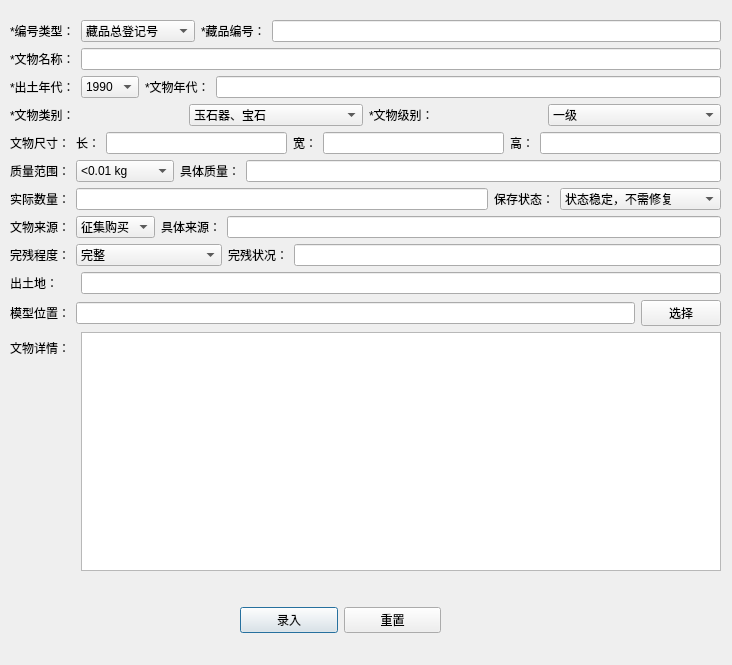
<?xml version="1.0" encoding="UTF-8"?>
<ui version="4.0">
 <class>Dialog</class>
 <widget class="QDialog" name="Dialog">
  <property name="geometry">
   <rect>
    <x>0</x>
    <y>0</y>
    <width>732</width>
    <height>665</height>
   </rect>
  </property>
  <property name="windowTitle">
   <string>录入模型</string>
  </property>
  <widget class="QWidget" name="horizontalLayoutWidget">
   <property name="geometry">
    <rect>
     <x>240</x>
     <y>590</y>
     <width>201</width>
     <height>61</height>
    </rect>
   </property>
   <layout class="QHBoxLayout" name="horizontalLayout">
    <item>
     <widget class="QPushButton" name="confirmBtn">
      <property name="text">
       <string>录入</string>
      </property>
     </widget>
    </item>
    <item>
     <widget class="QPushButton" name="resetBtn">
      <property name="text">
       <string>重置</string>
      </property>
     </widget>
    </item>
   </layout>
  </widget>
  <widget class="QWidget" name="formLayoutWidget">
   <property name="geometry">
    <rect>
     <x>10</x>
     <y>20</y>
     <width>711</width>
     <height>551</height>
    </rect>
   </property>
   <layout class="QFormLayout" name="formLayout">
    <item row="0" column="0" colspan="2">
     <layout class="QHBoxLayout" name="horizontalLayout_6">
      <item>
       <widget class="QLabel" name="label">
        <property name="text">
         <string>*编号类型：</string>
        </property>
       </widget>
      </item>
      <item>
       <widget class="QComboBox" name="comboBox">
        <item>
         <property name="text">
          <string>藏品总登记号</string>
         </property>
        </item>
        <item>
         <property name="text">
          <string>辅助账号</string>
         </property>
        </item>
        <item>
         <property name="text">
          <string>索书号</string>
         </property>
        </item>
        <item>
         <property name="text">
          <string>档案编号</string>
         </property>
        </item>
        <item>
         <property name="text">
          <string>固定资产登记号</string>
         </property>
        </item>
        <item>
         <property name="text">
          <string>出土(水)登记号</string>
         </property>
        </item>
        <item>
         <property name="text">
          <string>其他编号</string>
         </property>
        </item>
       </widget>
      </item>
      <item>
       <widget class="QLabel" name="label_2">
        <property name="text">
         <string>*藏品编号：</string>
        </property>
       </widget>
      </item>
      <item>
       <widget class="QLineEdit" name="lineEdit"/>
      </item>
     </layout>
    </item>
    <item row="1" column="0">
     <widget class="QLabel" name="nameLabel">
      <property name="text">
       <string>*文物名称：</string>
      </property>
     </widget>
    </item>
    <item row="1" column="1">
     <widget class="QLineEdit" name="name"/>
    </item>
    <item row="2" column="0" colspan="2">
     <layout class="QHBoxLayout" name="horizontalLayout_2">
      <property name="sizeConstraint">
       <enum>QLayout::SetDefaultConstraint</enum>
      </property>
      <item>
       <widget class="QLabel" name="discoverYearLabel">
        <property name="text">
         <string>*出土年代：</string>
        </property>
       </widget>
      </item>
      <item>
       <widget class="QComboBox" name="discoverYear">
        <item>
         <property name="text">
          <string>1990</string>
         </property>
        </item>
        <item>
         <property name="text">
          <string>1991</string>
         </property>
        </item>
        <item>
         <property name="text">
          <string>1992</string>
         </property>
        </item>
        <item>
         <property name="text">
          <string>未知</string>
         </property>
        </item>
       </widget>
      </item>
      <item>
       <widget class="QLabel" name="yearLabel">
        <property name="text">
         <string>*文物年代：</string>
        </property>
       </widget>
      </item>
      <item>
       <widget class="QLineEdit" name="year"/>
      </item>
     </layout>
    </item>
    <item row="4" column="0" colspan="2">
     <layout class="QHBoxLayout" name="horizontalLayout_5">
      <item>
       <widget class="QLabel" name="label_9">
        <property name="text">
         <string>*文物类别：</string>
        </property>
       </widget>
      </item>
      <item>
       <widget class="QComboBox" name="category">
        <item>
         <property name="text">
          <string>玉石器、宝石</string>
         </property>
        </item>
        <item>
         <property name="text">
          <string>陶器</string>
         </property>
        </item>
        <item>
         <property name="text">
          <string>瓷器</string>
         </property>
        </item>
        <item>
         <property name="text">
          <string>铜器</string>
         </property>
        </item>
        <item>
         <property name="text">
          <string>金银器</string>
         </property>
        </item>
        <item>
         <property name="text">
          <string>铁器、其他金属器</string>
         </property>
        </item>
        <item>
         <property name="text">
          <string>漆器</string>
         </property>
        </item>
        <item>
         <property name="text">
          <string>雕塑、造像</string>
         </property>
        </item>
        <item>
         <property name="text">
          <string>石器、石刻、砖瓦</string>
         </property>
        </item>
        <item>
         <property name="text">
          <string>书法、绘画</string>
         </property>
        </item>
        <item>
         <property name="text">
          <string>文具</string>
         </property>
        </item>
        <item>
         <property name="text">
          <string>甲骨</string>
         </property>
        </item>
        <item>
         <property name="text">
          <string>玺印符牌</string>
         </property>
        </item>
        <item>
         <property name="text">
          <string>牙骨角器</string>
         </property>
        </item>
        <item>
         <property name="text">
          <string>竹木雕</string>
         </property>
        </item>
        <item>
         <property name="text">
          <string>家具</string>
         </property>
        </item>
        <item>
         <property name="text">
          <string>珐琅器</string>
         </property>
        </item>
        <item>
         <property name="text">
          <string>织绣</string>
         </property>
        </item>
        <item>
         <property name="text">
          <string>古籍图书</string>
         </property>
        </item>
        <item>
         <property name="text">
          <string>碑帖拓本</string>
         </property>
        </item>
        <item>
         <property name="text">
          <string>武器</string>
         </property>
        </item>
        <item>
         <property name="text">
          <string>邮品</string>
         </property>
        </item>
        <item>
         <property name="text">
          <string>文件、宣传品</string>
         </property>
        </item>
        <item>
         <property name="text">
          <string>档案文书</string>
         </property>
        </item>
        <item>
         <property name="text">
          <string>乐器、法器</string>
         </property>
        </item>
        <item>
         <property name="text">
          <string>钱币</string>
         </property>
        </item>
        <item>
         <property name="text">
          <string>名人遗物</string>
         </property>
        </item>
        <item>
         <property name="text">
          <string>玻璃器</string>
         </property>
        </item>
        <item>
         <property name="text">
          <string>皮革</string>
         </property>
        </item>
        <item>
         <property name="text">
          <string>音像制品</string>
         </property>
        </item>
        <item>
         <property name="text">
          <string>票据</string>
         </property>
        </item>
        <item>
         <property name="text">
          <string>交通、运输工具</string>
         </property>
        </item>
        <item>
         <property name="text">
          <string>度量衡器</string>
         </property>
        </item>
        <item>
         <property name="text">
          <string>标本、化石</string>
         </property>
        </item>
        <item>
         <property name="text">
          <string>其他</string>
         </property>
        </item>
       </widget>
      </item>
      <item>
       <widget class="QLabel" name="label_10">
        <property name="lineWidth">
         <number>1</number>
        </property>
        <property name="text">
         <string>*文物级别：</string>
        </property>
       </widget>
      </item>
      <item>
       <widget class="QComboBox" name="level">
        <item>
         <property name="text">
          <string>一级</string>
         </property>
        </item>
        <item>
         <property name="text">
          <string>二级</string>
         </property>
        </item>
        <item>
         <property name="text">
          <string>三级</string>
         </property>
        </item>
        <item>
         <property name="text">
          <string>一般</string>
         </property>
        </item>
        <item>
         <property name="text">
          <string>未定级</string>
         </property>
        </item>
       </widget>
      </item>
     </layout>
    </item>
    <item row="5" column="0" colspan="2">
     <layout class="QHBoxLayout" name="horizontalLayout_4">
      <item>
       <widget class="QLabel" name="sizeLabel">
        <property name="text">
         <string>文物尺寸：</string>
        </property>
       </widget>
      </item>
      <item>
       <widget class="QLabel" name="lengthLabel">
        <property name="text">
         <string>长：</string>
        </property>
       </widget>
      </item>
      <item>
       <widget class="QLineEdit" name="length"/>
      </item>
      <item>
       <widget class="QLabel" name="widthLabel">
        <property name="text">
         <string>宽：</string>
        </property>
       </widget>
      </item>
      <item>
       <widget class="QLineEdit" name="width"/>
      </item>
      <item>
       <widget class="QLabel" name="heightLabel">
        <property name="text">
         <string>高：</string>
        </property>
       </widget>
      </item>
      <item>
       <widget class="QLineEdit" name="height"/>
      </item>
     </layout>
    </item>
    <item row="6" column="0" colspan="2">
     <layout class="QHBoxLayout" name="horizontalLayout_7">
      <property name="sizeConstraint">
       <enum>QLayout::SetDefaultConstraint</enum>
      </property>
      <item>
       <widget class="QLabel" name="label_3">
        <property name="text">
         <string>质量范围：</string>
        </property>
       </widget>
      </item>
      <item>
       <widget class="QComboBox" name="comboBox_2">
        <item>
         <property name="text">
          <string>&lt;0.01 kg</string>
         </property>
        </item>
        <item>
         <property name="text">
          <string>0.01-1 kg</string>
         </property>
        </item>
        <item>
         <property name="text">
          <string>1-50 kg</string>
         </property>
        </item>
        <item>
         <property name="text">
          <string>50-100kg</string>
         </property>
        </item>
        <item>
         <property name="text">
          <string>100-1000 kg</string>
         </property>
        </item>
        <item>
         <property name="text">
          <string>&gt;1000 kg</string>
         </property>
        </item>
       </widget>
      </item>
      <item>
       <widget class="QLabel" name="label_4">
        <property name="text">
         <string>具体质量：</string>
        </property>
       </widget>
      </item>
      <item>
       <widget class="QLineEdit" name="lineEdit_2"/>
      </item>
     </layout>
    </item>
    <item row="7" column="0" colspan="2">
     <layout class="QHBoxLayout" name="horizontalLayout_8">
      <item>
       <widget class="QLabel" name="label_5">
        <property name="text">
         <string>实际数量：</string>
        </property>
       </widget>
      </item>
      <item>
       <widget class="QLineEdit" name="lineEdit_3"/>
      </item>
      <item>
       <widget class="QLabel" name="label_6">
        <property name="text">
         <string>保存状态：</string>
        </property>
       </widget>
      </item>
      <item>
       <widget class="QComboBox" name="comboBox_3">
        <item>
         <property name="text">
          <string>状态稳定，不需修复</string>
         </property>
        </item>
        <item>
         <property name="text">
          <string>部分损腐，需要修复</string>
         </property>
        </item>
        <item>
         <property name="text">
          <string>腐蚀损毁严重，急需修复</string>
         </property>
        </item>
        <item>
         <property name="text">
          <string>已修复</string>
         </property>
        </item>
       </widget>
      </item>
     </layout>
    </item>
    <item row="8" column="0" colspan="2">
     <layout class="QHBoxLayout" name="horizontalLayout_9">
      <item>
       <widget class="QLabel" name="label_7">
        <property name="text">
         <string>文物来源：</string>
        </property>
       </widget>
      </item>
      <item>
       <widget class="QComboBox" name="comboBox_4">
        <item>
         <property name="text">
          <string>征集购买</string>
         </property>
        </item>
        <item>
         <property name="text">
          <string>接受捐赠</string>
         </property>
        </item>
        <item>
         <property name="text">
          <string>依法交换</string>
         </property>
        </item>
        <item>
         <property name="text">
          <string>拨交</string>
         </property>
        </item>
        <item>
         <property name="text">
          <string>移交</string>
         </property>
        </item>
        <item>
         <property name="text">
          <string>旧藏</string>
         </property>
        </item>
        <item>
         <property name="text">
          <string>发掘</string>
         </property>
        </item>
        <item>
         <property name="text">
          <string>采集</string>
         </property>
        </item>
        <item>
         <property name="text">
          <string>拣选</string>
         </property>
        </item>
        <item>
         <property name="text">
          <string>其他</string>
         </property>
        </item>
       </widget>
      </item>
      <item>
       <widget class="QLabel" name="label_13">
        <property name="text">
         <string>具体来源：</string>
        </property>
       </widget>
      </item>
      <item>
       <widget class="QLineEdit" name="lineEdit_4"/>
      </item>
     </layout>
    </item>
    <item row="9" column="0" colspan="2">
     <layout class="QHBoxLayout" name="horizontalLayout_3">
      <item>
       <widget class="QLabel" name="label_14">
        <property name="text">
         <string>完残程度：</string>
        </property>
       </widget>
      </item>
      <item>
       <widget class="QComboBox" name="comboBox_5">
        <item>
         <property name="text">
          <string>完整</string>
         </property>
        </item>
        <item>
         <property name="text">
          <string>基本完整</string>
         </property>
        </item>
        <item>
         <property name="text">
          <string>残缺</string>
         </property>
        </item>
        <item>
         <property name="text">
          <string>严重残缺(含缺失部件)</string>
         </property>
        </item>
       </widget>
      </item>
      <item>
       <widget class="QLabel" name="label_15">
        <property name="text">
         <string>完残状况：</string>
        </property>
       </widget>
      </item>
      <item>
       <widget class="QLineEdit" name="lineEdit_5"/>
      </item>
     </layout>
    </item>
    <item row="10" column="0">
     <widget class="QLabel" name="label_8">
      <property name="text">
       <string>出土地：</string>
      </property>
     </widget>
    </item>
    <item row="10" column="1">
     <widget class="QLineEdit" name="place"/>
    </item>
    <item row="13" column="0" colspan="2">
     <layout class="QHBoxLayout" name="horizontalLayout_10">
      <item>
       <widget class="QLabel" name="label_12">
        <property name="text">
         <string>模型位置：</string>
        </property>
       </widget>
      </item>
      <item>
       <widget class="QLineEdit" name="modelPath">
        <property name="enabled">
         <bool>true</bool>
        </property>
        <property name="readOnly">
         <bool>true</bool>
        </property>
       </widget>
      </item>
      <item>
       <widget class="QPushButton" name="choosePathBtn">
        <property name="text">
         <string>选择</string>
        </property>
       </widget>
      </item>
     </layout>
    </item>
    <item row="15" column="0">
     <widget class="QLabel" name="label_11">
      <property name="text">
       <string>文物详情：</string>
      </property>
     </widget>
    </item>
    <item row="15" column="1">
     <widget class="QTextEdit" name="description"/>
    </item>
   </layout>
  </widget>
  <zorder>horizontalLayoutWidget</zorder>
  <zorder>formLayoutWidget</zorder>
  <zorder>comboBox_6</zorder>
 </widget>
 <resources/>
 <connections/>
</ui>
